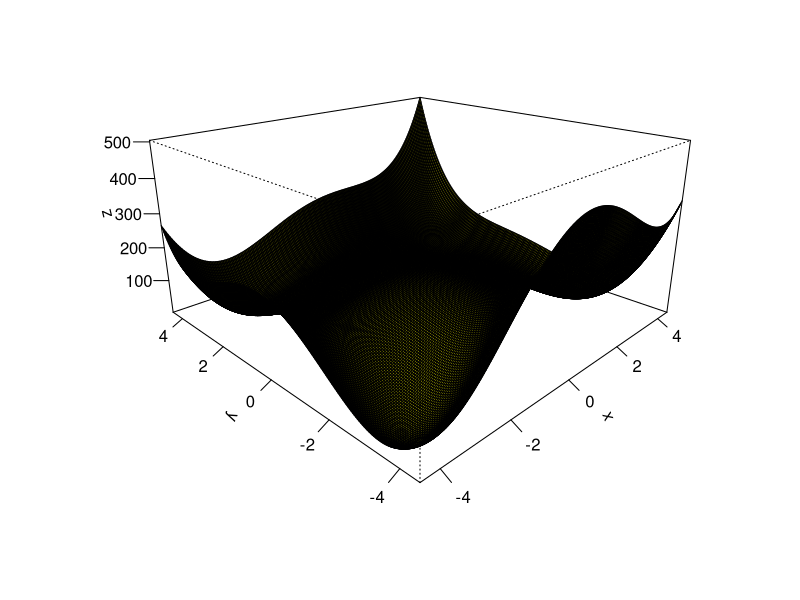
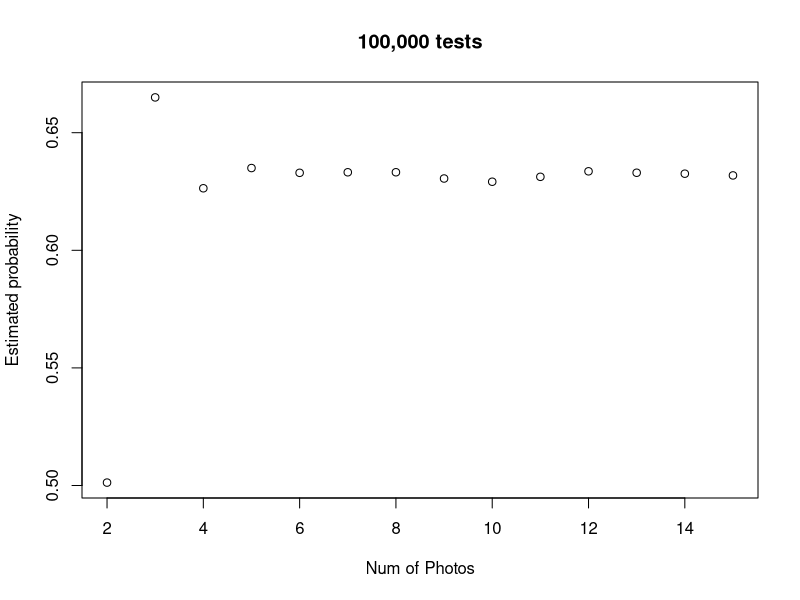

R code for these plots, in order: (Note: this script raises an error after producing the figures.)
####################Question 1############################
#Question 1 Cholesky decomposition
#Defining the Matrix
A<-matrix(c(3,-1,0,-1,0,-1,3,-1,3,-1,0,-1,3,1,0,-1,3,1,5,-1,0,-1,0,-1,1), nrow=5)

#defining function
choleskyDecompTrans <- function(m) {
  cRows <- nrow(m)
  cCols <- ncol(m)
  
  L = diag(0, cRows)
  
  for(i in 1:cRows) {
    
    for(k in 1:i) {
      
      sum <- 0
      
      for(j in 1:k)
        sum <- sum + L[j, i] * L[j, k]
      #if not diagonal 
      if(i == k)
        L[k, i] <- sqrt(m[i, i] - sum)
      #if diagonal
      if(k == k)
        L[k, i] <- (m[k, i] - sum) / L[k, k]
    }
  }
  return(t(L))
}

#Runs the function
choleskyDecompTrans(A)

####################Question 2############################
#Question 2 #Singular value Decompostion
#the creation of matrix
Q2Matrix <- matrix(c(1,1,1,1,2,0,0,0),nrow = 4)
#Displaying original matrix
Q2Matrix
#using the svd function to show the singular values
sv <-svd(Q2Matrix)
#Displaying Singular values
sv
####################Question 3############################
#Question 3
####################Question 4############################
#Question 4
####################Question 5#############################
#Question 5 Use of the Optim Function
#Function plot - Plot the formula below
Question5F<-function(x,y,a,b) (x^2+y-11)^2+(x+y^2-7)^2
#defining the x,y and z of the measurements
x<-seq(-4.5,4.5,length.out = 200)
y<-seq(-4.5,4.5,length.out = 200)
z<-outer(x,y,Question5F,a=1,b=100)

#plotting the graph 
persp(x,y,z,theta =-45,phi=20,expand=0.5,col="yellow",shade =1,ticktype ="detailed",xlab ="x",ylab ="y",zlab="z")

#Writing the function so x,y is a vector
Question5FV<-function(vec) (vec[1]^2+vec[2]-11)^2+(vec[1]+vec[2]^2-7)^2


###################Finding the minimums###########################
#Minimum can be found based on value being 0 or so close to 0
#Based on plot there seems to be 4 dips representing each minimum is extracted here
#From plot minimum seems to be near x=-4,y=-4.
minimum1<- optim(c(-4,-4),Question5FV)$par
minimum1

#From plot minimum seems to be near x = 4, y= -3.5
minimum2 <- optim(c(4,-3.5),Question5FV)$par
minimum2

#From plot minimum seems to be near x = -3.5, y = 3.5
minimum3 <- optim(c(-3.5, 3.5),Question5FV)$par
minimum3

#From plot minimum seems to be near x = 3.5, y = 3.5
minimum4 <- optim(c(3.5,3.5),Question5FV,hessian = TRUE)$par
minimum4

####################Finding the Maximum points#####################
maximum1 <- optim(c(0,0),control=list(fnscale=-1),Question5FV)$par
maximum1

###################finding the saddle points######################
#Lets define the partial derivatives by plugging vec[1] and vec[2] instead of x and y
fx <- function(x,y,h=0.001){
  (Question5F(x+h,y) - Question5F(x,y))/h
}
fy <- function(x,y,h=0.001){
  (Question5F(x,y+h)-Question5F(x,y))/h
}


fxb <- function(vec){
  fx(vec[1],vec[2])
}
fyb <- function(vec){
  fy(vec[1],vec[2])
}

#call sumssq the function of the vector vec made of the sum of the squares
#of the two parial derivatives
sumssq <- function(vec){
  fxb(vec)^2+fyb(vec)^2
}

#Now we can find the coordinates of the saddle points through "optim".
#We do exactly the same thing for all three points, just changing the guess of their location. 
#according to the graph. 

saddle_point1 <- optim(c(-3.5,0),sumssq)$par
saddle_point1

saddle_point2 <- optim(c(0,-3.5),sumssq)$par
saddle_point2

saddle_point3 <- optim(c(0,2),sumssq)$par
saddle_point3

#creating a list of minimum points
minimum_list <- list(minimum1,minimum2,minimum3,minimum4)
#List of minimum points
minimum_list

#this represents the only maximum point in graph
maximum1

#list of saddle points
saddle_point_list <- list(saddle_point1,saddle_point2,saddle_point3)
#Print of saddle point list
saddle_point_list

####################Question 7#################################
#Photos of famous actors 

#variable to keep track of matched amount
totalNumberMatched <- 0


#function of pairing actors
pairActor <- function(secNumber, trials){
  #variable to track if match has taken place
  numOfMatches <- 0
  #looping through number of trials = 100,000
  for (t in 1:trials) {
    #variables storing the number of photos present in each sequance
    numberOfActors <- seq(1:secNumber)
    numberOfBabys <- sample(1:secNumber)
    
    #for loop comparing
    for(i in 1:secNumber){
      if(numberOfActors[i] == numberOfBabys[i])
      {
        #If match takes place, log
        numOfMatches = numOfMatches + 1
      }
    }
    #checking if matches have taken place
    if(numOfMatches != 0){
      #if any number of matches has taken place, track total number of matches
      totalNumberMatched = totalNumberMatched +1
      #Number of matches set to zero so tracking can take place
      numOfMatches = 0
    }
  }
 #print out the % of successful matches over the trials
  percentageSuccess <- totalNumberMatched/trials
  return(percentageSuccess)
}

#set the number of pictures present
nPictures <- seq(2,15)
#define the number of times the results will be collected
result <- seq(1,14)

#call the function 14 times storing the results each time,  
for(n in 1:14){
  result[n] <- pairActor(nPictures[n],100000)  
}

#forming a final plot so that it can be plotted againced the correct number of photos
finalPlot <- matrix(c(seq(2,15),result), nrow = 14)

#plotting the final results on graph
plot(finalPlot,main = "100,000 tests", xlab = "Num of Photos",ylab = "Estimated probability")

#Commenting done inside of submission document. 
#Discussing the reason probability stabilizes at 5+ photos


################################## Question 8 ##################################
#EigenFaces 
#loading the images
face1.bmp <- read.bmp(file.choose())
face2.bmp <- read.bmp(file.choose())
face3.bmp <- read.bmp(file.choose())

#Working out the averages of the 3 faces and plot an image of it
#defining rotate function
rotate.m <- function(m) t(m)[,nrow(m):1]

#getting the average of the 3 face matrix
averOfFaces <- (face1.bmp+face2.bmp+face3.bmp)/3

#plotting image 1
image(rotate.m(face1.bmp),col = gray((0:255)/255),axes=F)
#plotting image 2
image(rotate.m(face2.bmp),col = gray((0:255)/255),axes=F)
#plotting image 3
image(rotate.m(face3.bmp),col = gray((0:255)/255),axes=F)

#Plotting the average of the 3 images
image(rotate.m(averOfFaces),col = gray((0:255)/255),axes=F)

#Plotting images of difference of each face from the average face on one figure.
#defining the difference between the original faces vs the average face
differnce1 <- face1.bmp - averOfFaces
differnce2 <- face2.bmp - averOfFaces
differnce3 <- face3.bmp - averOfFaces

par(mfrow = c(2,2))
#plotting image 1
image(rotate.m(differnce1),col = gray((0:255)/255),axes=F)
#plotting image 2
image(rotate.m(differnce2),col = gray((0:255)/255),axes=F)
#plotting image 3
image(rotate.m(differnce3),col = gray((0:255)/255),axes=F)

#Plotting the average of the 3 images
image(rotate.m(averOfFaces),col = gray((0:255)/255),axes=F)

#eigenfaces

#turn face matrix into there own vectors

face1Vector <-as.vector(face1.bmp)
face2Vector <-as.vector(face2.bmp)
face3Vector <-as.vector(face3.bmp)

#storing the vectors inside of a matrix
fullFaceMatrix <- MatrixofDiff <- cbind(as.vector(differnce1),as.vector(differnce2),as.vector(differnce3))

sv <- svd(fullFaceMatrix)

eigenFaces <- sv$u%*%diag(sv$d)%*%sv$v

par(mfrow = c(1,3))

#Printing the eigenfaces
image(matrix(eigenFaces[,1],nrow = 51,byrow = T),col = gray((0:255)/255),axes=F) 
image(matrix(eigenFaces[,2],nrow = 51,byrow = T),col = gray((0:255)/255),axes=F)
image(matrix(eigenFaces[,3],nrow = 51,byrow = T),col = gray((0:255)/255),axes=F)

####################Question 9#########################
#Binomial Distribution

#define function that generates data from a binomial distribution
generateMeanData <-function(m,n){
  
  dataSets <- array(0,dim = c(n,n,m))
  
  bdData <- apply(dataSets,3,function(x) rbinom(n,size = 10,prob = 0.01))
  
}
#gets the mean from the generate data
meanOf20 <-apply(generateMeanData(10000,20),2,function(x) c(mean(x)))
meanOf100 <-apply(generateMeanData(10000,100),2,function(x) c(mean(x)))

#plot the histogram
par(mfrow = c(1,2))


hist(meanOf20)
hist(meanOf100)


####################Question 10
?rnorm

x <- rnorm(20,100,4)
y <- 2+x+(rnorm(20,0,1))

plot(x)
plot(y)


range(x)
min(x)


plot(x,col="blue",ylim = c(min(x)-1,max(x)-1))
abline(h=mean(x),col="blue")
points(y,col="red")
abline(h=mean(y),col="red")
